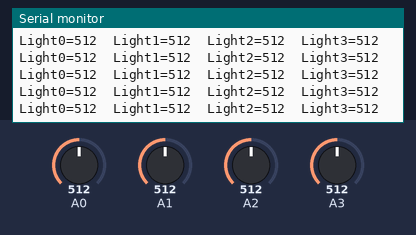
The sketch below on a simulated Arduino Uno, built with avr-gcc and run on an emulated ATmega328P. On the bench: the last lines printed to the serial monitor. Inputs (shaded band) come from the test bench; at power-on: A0 = 512, A1 = 512, A3 = 512, A2 = 512.

Above: at 1.2 s.
1.3 s: A0 set to 106
At 1.8 s:
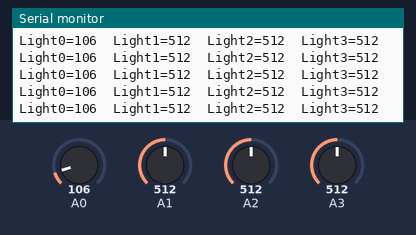
2.8 s: A0 set to 90
At 3.3 s:
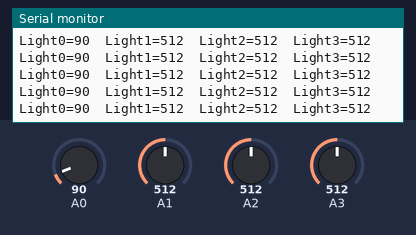
4.3 s: A1 set to 106
At 5.4 s:
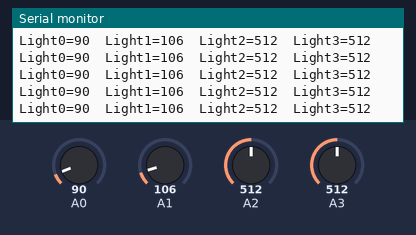
7.3 s: A1 set to 91
At 7.8 s:
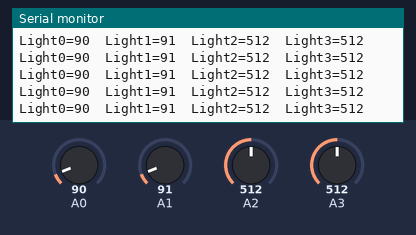
13.3 s: A3 set to 111
At 14.4 s:
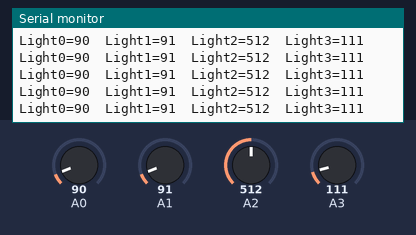
16.3 s: A3 set to 94
At 17.1 s:
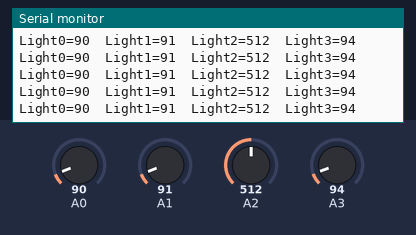
Timing chart, 0 to 18.4 s (numbered marks = the images above; inputs shaded):
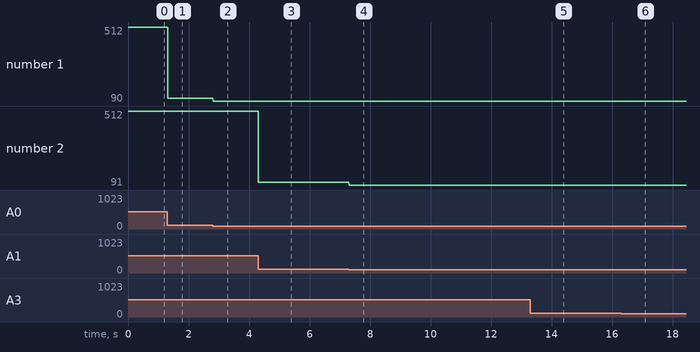

The sketch:

light_detector.ino
```cpp
int light0=0;
int light1=0;
int light2=0;
int light3=0;

void setup() {
  // put your setup code here, to run once:
  Serial.begin(57600);
}

void loop() {
  // put your main code here, to run repeatedly:
  light0 = analogRead(A0);
  light1 = analogRead(A1);
  light2 = analogRead(A2);
  light3 = analogRead(A3);
  Serial.print("Light0=");
  Serial.print(light0);
  Serial.print("\tLight1=");
  Serial.print(light1);
  Serial.print("\tLight2=");
  Serial.print(light2);
  Serial.print("\tLight3=");
  Serial.println(light3);
}
```

Measured:
- after the input at 1.3 s, the serial monitor: prints a new line at once (image 1)
- after the input at 2.8 s, the serial monitor: prints a new line at once (image 2)
- after the input at 4.3 s, the serial monitor: prints a new line at once (image 3)
- after the input at 7.3 s, the serial monitor: prints a new line at once (image 4)
- after the input at 13.3 s, the serial monitor: prints a new line at once (image 5)
- after the input at 16.3 s, the serial monitor: prints a new line at once (image 6)
- plotted number 1: 512 → 106 after the input at 1.3 s, 106 → 90 after the input at 2.8 s
- plotted number 2: 106 → 91 after the input at 7.3 s
